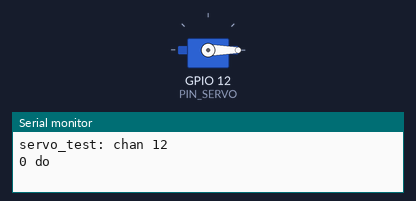
Recording of a sketch running on a simulated ESP32. On the bench: servo, the last lines printed to the serial monitor.

Above: at 0.05 s.
At 4.0 s:
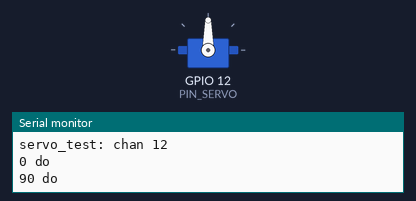
Timing chart, 0 to 5.2 s (numbered marks = the images above):
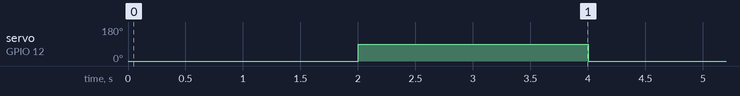

Measured:
- by itself, servo on GPIO 12 (PIN_SERVO): alternates 90° for 2.0 s and 0° for 2.0 s

The sketch:

servo_test.ino
```cpp
// Test servo: 0 độ -> 90 độ -> 0 độ, mỗi bước cách nhau 2 giây. Cần thư viện ESP32Servo.
#include <ESP32Servo.h>

const int PIN_SERVO = 12;
Servo servo;

void setup() {
  Serial.begin(115200);
  servo.attach(PIN_SERVO);
  Serial.println("servo_test: chan 12");
}

void loop() {
  Serial.println("0 do");
  servo.write(0);
  delay(2000);
  Serial.println("90 do");
  servo.write(90);
  delay(2000);
}
```
